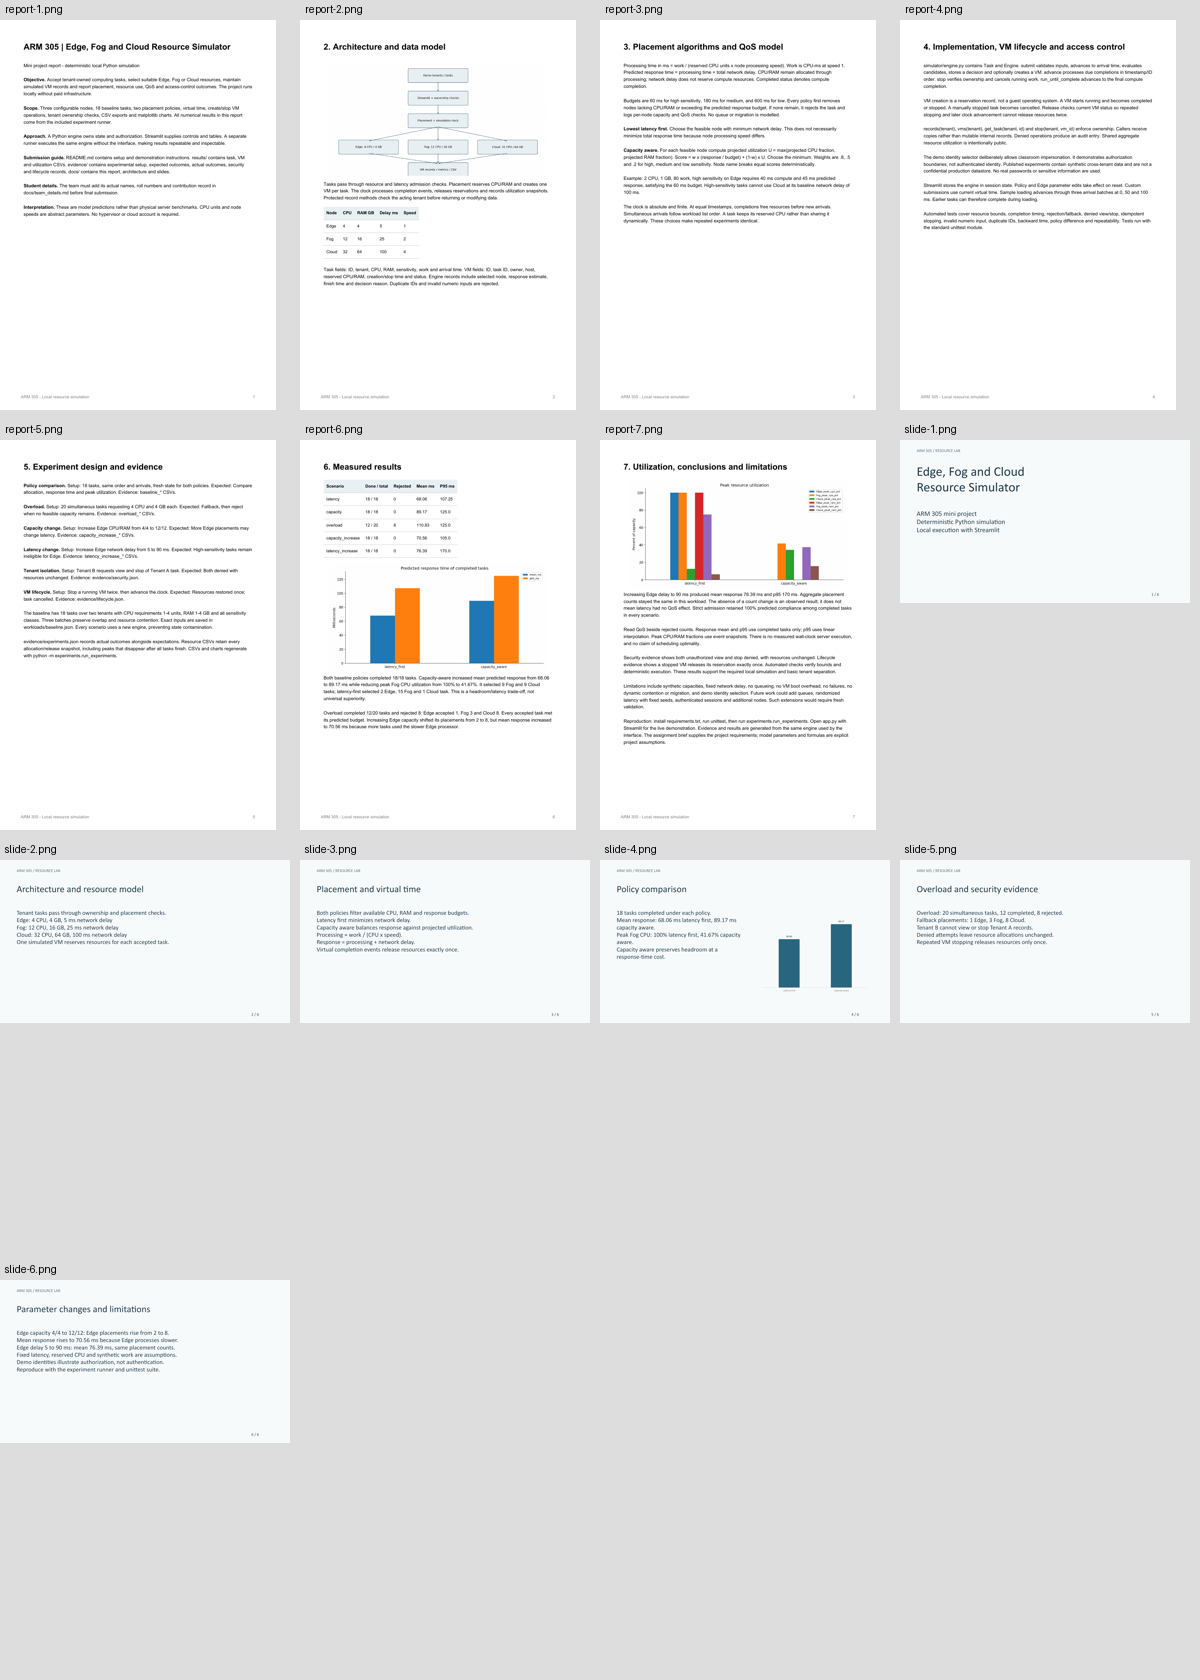

Python code for this plot:
from PIL import Image,ImageOps,ImageDraw
from pathlib import Path
paths=list(Path('.build').glob('report-*.png'))+list(Path('.build').glob('slide-*.png'))
out=Image.new('RGB',(1200,((len(paths)+3)//4)*420),'#dddddd')
for i,p in enumerate(paths):
    im=Image.open(p); im.thumbnail((290,390)); x=(i%4)*300;y=(i//4)*420;out.paste(im,(x,y+20));ImageDraw.Draw(out).text((x+5,y+3),p.name,fill='black')
out.save('.build/contact.png')
